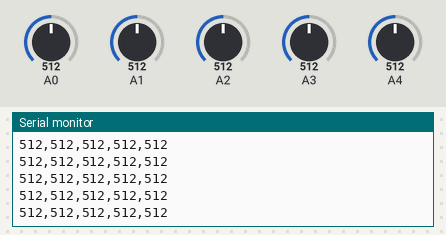
A sketch run on a simulated Arduino Uno, built with avr-gcc and run on an emulated ATmega328P. On the bench: the last lines printed to the serial monitor. The test bench sets the inputs (shaded band); at power-on: A0 = 512, A3 = 512, A1 = 512, A2 = 512, A4 = 512.

Above: at 4.2 s.
4.3 s: A0 set to 106
At 4.33 s:
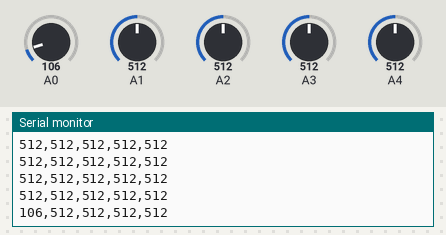
7.3 s: A0 set to 94
At 7.31 s:
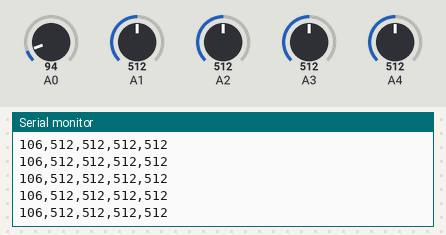
10.3 s: A3 set to 109
At 10.34 s:
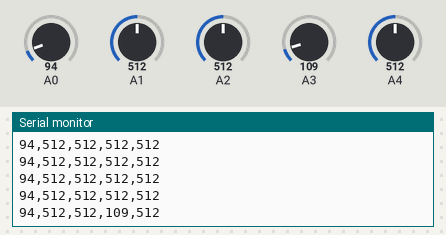
11.8 s: A3 set to 91
At 11.83 s:
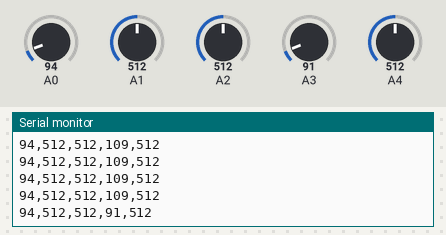
Timing chart, 0 to 14.8 s (numbered marks = the images above; inputs shaded):
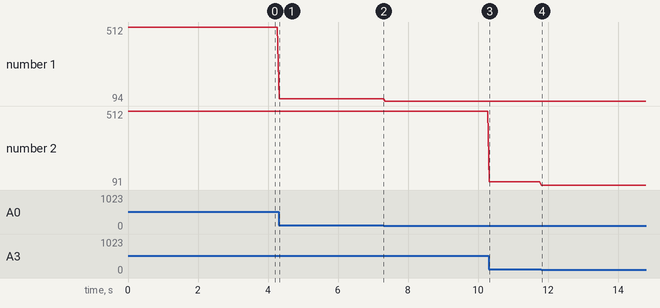

Measured:
- after the input at 4.3 s, the serial monitor: prints a new line at once (image 1)
- after the input at 10.3 s, the serial monitor: prints a new line at once (image 3)
- after the input at 11.8 s, the serial monitor: prints a new line at once (image 4)
- plotted number 1: 512 → 106 after the input at 4.3 s, 106 → 94 after the input at 7.3 s
- plotted number 2: 512 → 109 after the input at 10.3 s, 109 → 91 after the input at 11.8 s

The sketch:

arduino_1_5sensors.ino
```cpp
const int numSensors = 5;

void setup() {
  Serial.begin(9600);
}

void loop() {
  // Read and send raw analog values
  for(int i=0; i<numSensors; i++) {
    int val = analogRead(i);
    Serial.print(val);
    if (i < numSensors - 1) Serial.print(",");
  }

  Serial.println();
  delay(50); // Faster update rate for raw data
}
```
